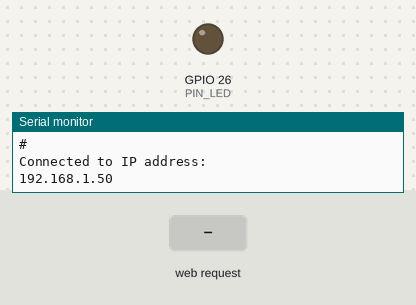
Recording of a sketch running on a simulated ESP32. On the bench: output pins drawn as LEDs (lit = HIGH), the last lines printed to the serial monitor. The inputs (shaded band) are chosen by the test bench. WiFi joins after 1.5 s; servers stay silent unless stated.

Above: at 11.2 s.
11.3 s: HTTP request GET /on received
At 12.5 s:
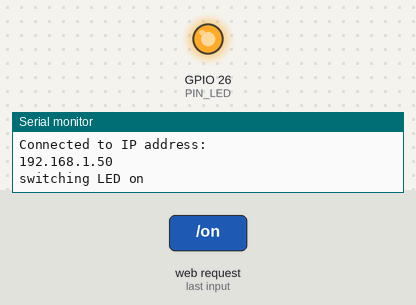
12.8 s: HTTP request GET /off received
At 13.9 s:
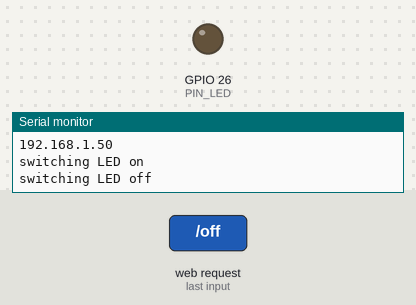
Timing chart, 0 to 15.8 s (numbered marks = the images above; inputs shaded):
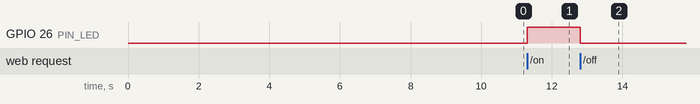

Measured:
- after the input at 11.3 s, GPIO 26 (PIN_LED): LOW → HIGH at once
- after the input at 12.8 s, GPIO 26 (PIN_LED): HIGH → LOW at once

The sketch:

esp-front.ino
```cpp
#include <WiFi.h>
#include <AsyncTCP.h>
#include <ESPAsyncWebServer.h>

#define PIN_LED 26

const char *routerSsid = "DBadddmmmooo"; //Enter the router name
const char *routerPassword = "abcdefg123"; //Enter the router password

bool LedStatus = 0;

AsyncWebServer server(80);

void setup()
{
  Serial.begin(115200);
  delay(5000);

  WiFi.begin(routerSsid, routerPassword);
  Serial.println(String("Connecting to ") + routerSsid);
  while (WiFi.status() != WL_CONNECTED){
    delay(5000);
    Serial.print("#");
  }

  Serial.println("");
  Serial.println("Connected to IP address: ");
  Serial.println(WiFi.localIP());

  pinMode(PIN_LED, OUTPUT);
  LedStatus = 0;
  digitalWrite(PIN_LED, LOW);

  server.on("/on", HTTP_GET, [] (AsyncWebServerRequest *request) {
    Serial.println("switching LED on");
    LedStatus = 1;
    digitalWrite(PIN_LED, HIGH);
    AsyncWebServerResponse *response = request->beginResponse(200, "text/plain", "");
    response->addHeader("Access-Control-Allow-Origin", "*");
    request->send(response);
  });

  server.on("/off", HTTP_GET, [] (AsyncWebServerRequest *request) {
    Serial.println("switching LED off");
    LedStatus = 0;
    digitalWrite(PIN_LED, LOW);
    AsyncWebServerResponse *response = request->beginResponse(200, "text/plain", "");
    response->addHeader("Access-Control-Allow-Origin", "*");
    request->send(response);
  });

  server.on("/status", HTTP_GET, [] (AsyncWebServerRequest *request) {
    Serial.println("switching status called");
    AsyncWebServerResponse *response = request->beginResponse(200, "text/plain", LedStatus == 1 ? "ON" : "OFF");
    response->addHeader("Access-Control-Allow-Origin", "*");
    request->send(response);
  });

  server.begin();
}

void loop() {
}
```
